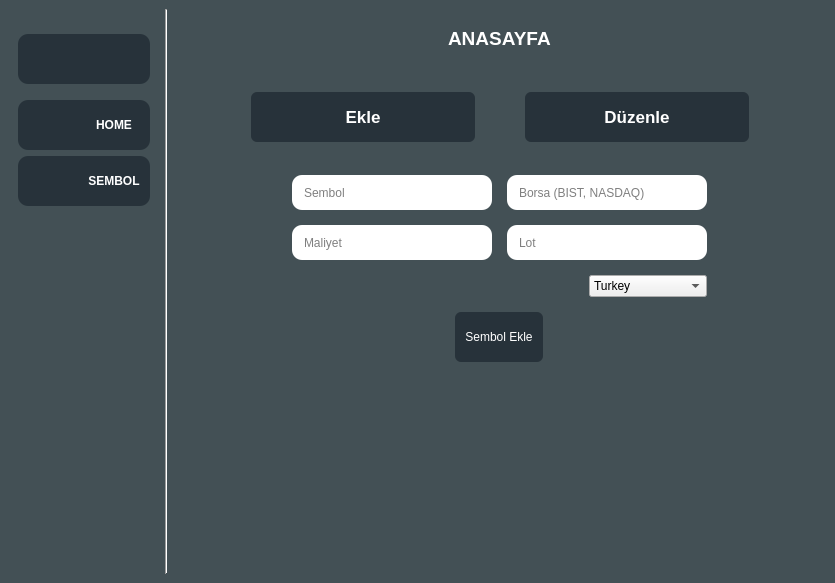
<?xml version="1.0" encoding="UTF-8"?>
<ui version="4.0">
 <class>MainWindow</class>
 <widget class="QMainWindow" name="MainWindow">
  <property name="geometry">
   <rect>
    <x>0</x>
    <y>0</y>
    <width>835</width>
    <height>583</height>
   </rect>
  </property>
  <property name="windowTitle">
   <string>MainWindow</string>
  </property>
  <widget class="QWidget" name="centralwidget">
   <property name="styleSheet">
    <string notr="true">#centralwidget{
	background-color: #435055;
}
QPushButton{
	border:none;
	color:#FFFFFF;
	border-radius:6px;
	max-height:40px;
	min-height:40px;
	background-color:  #27323A;
	padding-left:10px;
	padding-right:10px;
	padding-top:5px;
	padding-bottom:5px;
}
QPushButton:hover{
	background-color: rgb(92, 109, 121);
}
QPushButton:focus{
	background-color: #29A19C;
}
QLineEdit{
	border:none;
	border-radius:10px;
	padding-left:10px;
	padding-right:10px;
}
QLineEdit:focus{
	border: 2px solid #29A19C;
}</string>
   </property>
   <layout class="QHBoxLayout" name="horizontalLayout">
    <item alignment="Qt::AlignTop">
     <widget class="QWidget" name="menu" native="true">
      <property name="sizePolicy">
       <sizepolicy hsizetype="Preferred" vsizetype="Preferred">
        <horstretch>0</horstretch>
        <verstretch>0</verstretch>
       </sizepolicy>
      </property>
      <property name="styleSheet">
       <string notr="true">#menu_pushButton{
	border-top-left-radius:10px;
	border-bottom-left-radius:10px;
	border-top-right-radius:10px;
	border-bottom-right-radius:10px;
}
#menu_pushButton_home_s{
	border-top-left-radius:10px;
	border-bottom-left-radius:10px;
	border-top-right-radius:0px;
	border-bottom-right-radius:0px;
}
#menu_pushButton_home_l{
	border-top-left-radius:0px;
	border-bottom-left-radius:0px;
	border-top-right-radius:10px;
	border-bottom-right-radius:10px;
}
#menu_pushButton_add_symbol_s{
	border-top-left-radius:10px;
	border-bottom-left-radius:10px;
	border-top-right-radius:0px;
	border-bottom-right-radius:0px;
}
#menu_pushButton_add_symbol_l{
	border-top-left-radius:0px;
	border-bottom-left-radius:0px;
	border-top-right-radius:10px;
	border-bottom-right-radius:10px;
}</string>
      </property>
      <layout class="QVBoxLayout" name="verticalLayout_2">
       <property name="topMargin">
        <number>25</number>
       </property>
       <item>
        <widget class="QPushButton" name="menu_pushButton">
         <property name="minimumSize">
          <size>
           <width>60</width>
           <height>50</height>
          </size>
         </property>
         <property name="text">
          <string/>
         </property>
         <property name="icon">
          <iconset resource="../../rcc/images.qrc">
           <normaloff>:/images/templates/images/menu-navigation-grid-white.svg</normaloff>:/images/templates/images/menu-navigation-grid-white.svg</iconset>
         </property>
         <property name="iconSize">
          <size>
           <width>24</width>
           <height>24</height>
          </size>
         </property>
        </widget>
       </item>
       <item>
        <spacer name="verticalSpacer">
         <property name="orientation">
          <enum>Qt::Vertical</enum>
         </property>
         <property name="sizeHint" stdset="0">
          <size>
           <width>20</width>
           <height>10</height>
          </size>
         </property>
        </spacer>
       </item>
       <item>
        <layout class="QHBoxLayout" name="horizontalLayout_4">
         <property name="spacing">
          <number>0</number>
         </property>
         <item>
          <widget class="QPushButton" name="menu_pushButton_home_s">
           <property name="minimumSize">
            <size>
             <width>60</width>
             <height>50</height>
            </size>
           </property>
           <property name="maximumSize">
            <size>
             <width>60</width>
             <height>50</height>
            </size>
           </property>
           <property name="text">
            <string/>
           </property>
           <property name="icon">
            <iconset resource="../../rcc/images.qrc">
             <normaloff>:/images/templates/images/home-white.svg</normaloff>:/images/templates/images/home-white.svg</iconset>
           </property>
           <property name="iconSize">
            <size>
             <width>24</width>
             <height>24</height>
            </size>
           </property>
          </widget>
         </item>
         <item>
          <widget class="QPushButton" name="menu_pushButton_home_l">
           <property name="minimumSize">
            <size>
             <width>0</width>
             <height>50</height>
            </size>
           </property>
           <property name="font">
            <font>
             <weight>75</weight>
             <bold>true</bold>
            </font>
           </property>
           <property name="text">
            <string>HOME</string>
           </property>
          </widget>
         </item>
        </layout>
       </item>
       <item>
        <layout class="QHBoxLayout" name="horizontalLayout_5">
         <property name="spacing">
          <number>0</number>
         </property>
         <item>
          <widget class="QPushButton" name="menu_pushButton_add_symbol_s">
           <property name="minimumSize">
            <size>
             <width>60</width>
             <height>50</height>
            </size>
           </property>
           <property name="maximumSize">
            <size>
             <width>60</width>
             <height>50</height>
            </size>
           </property>
           <property name="text">
            <string/>
           </property>
           <property name="icon">
            <iconset resource="../../rcc/images.qrc">
             <normaloff>:/images/templates/images/alt-store-white.svg</normaloff>:/images/templates/images/alt-store-white.svg</iconset>
           </property>
           <property name="iconSize">
            <size>
             <width>24</width>
             <height>24</height>
            </size>
           </property>
          </widget>
         </item>
         <item>
          <widget class="QPushButton" name="menu_pushButton_add_symbol_l">
           <property name="minimumSize">
            <size>
             <width>0</width>
             <height>50</height>
            </size>
           </property>
           <property name="font">
            <font>
             <weight>75</weight>
             <bold>true</bold>
            </font>
           </property>
           <property name="text">
            <string>SEMBOL</string>
           </property>
          </widget>
         </item>
        </layout>
       </item>
      </layout>
     </widget>
    </item>
    <item>
     <widget class="Line" name="line_4">
      <property name="orientation">
       <enum>Qt::Vertical</enum>
      </property>
     </widget>
    </item>
    <item>
     <widget class="QWidget" name="main" native="true">
      <layout class="QVBoxLayout" name="verticalLayout">
       <item>
        <widget class="QWidget" name="main_topBar" native="true">
         <property name="sizePolicy">
          <sizepolicy hsizetype="Preferred" vsizetype="Fixed">
           <horstretch>0</horstretch>
           <verstretch>0</verstretch>
          </sizepolicy>
         </property>
         <property name="styleSheet">
          <string notr="true">#title{
	color: rgb(255, 255, 255);
}</string>
         </property>
         <layout class="QHBoxLayout" name="horizontalLayout_2">
          <item alignment="Qt::AlignHCenter">
           <widget class="QLabel" name="title">
            <property name="font">
             <font>
              <pointsize>14</pointsize>
              <weight>75</weight>
              <bold>true</bold>
             </font>
            </property>
            <property name="frameShape">
             <enum>QFrame::NoFrame</enum>
            </property>
            <property name="frameShadow">
             <enum>QFrame::Plain</enum>
            </property>
            <property name="text">
             <string>ANASAYFA</string>
            </property>
            <property name="openExternalLinks">
             <bool>false</bool>
            </property>
            <property name="buddy">
             <cstring></cstring>
            </property>
           </widget>
          </item>
         </layout>
        </widget>
       </item>
       <item>
        <widget class="QWidget" name="main_container" native="true">
         <property name="styleSheet">
          <string notr="true">#wallet_list{
	border:none;
	background-color: transparent;
}</string>
         </property>
         <layout class="QHBoxLayout" name="horizontalLayout_3">
          <item>
           <widget class="QStackedWidget" name="stackedWidget">
            <property name="currentIndex">
             <number>1</number>
            </property>
            <widget class="QWidget" name="page_wallet">
             <property name="styleSheet">
              <string notr="true"/>
             </property>
             <layout class="QVBoxLayout" name="verticalLayout_page_wallet">
              <item>
               <widget class="QWidget" name="symbol_row_section" native="true">
                <property name="sizePolicy">
                 <sizepolicy hsizetype="Preferred" vsizetype="Fixed">
                  <horstretch>0</horstretch>
                  <verstretch>0</verstretch>
                 </sizepolicy>
                </property>
                <layout class="QHBoxLayout" name="horizontalLayout_7">
                 <item>
                  <widget class="QLabel" name="label_5">
                   <property name="text">
                    <string>Sembol</string>
                   </property>
                  </widget>
                 </item>
                 <item>
                  <widget class="Line" name="line">
                   <property name="orientation">
                    <enum>Qt::Vertical</enum>
                   </property>
                  </widget>
                 </item>
                 <item>
                  <widget class="QComboBox" name="comboBox">
                   <item>
                    <property name="text">
                     <string>Tavan</string>
                    </property>
                   </item>
                   <item>
                    <property name="text">
                     <string>Yüksek</string>
                    </property>
                   </item>
                   <item>
                    <property name="text">
                     <string>Düşük</string>
                    </property>
                   </item>
                   <item>
                    <property name="text">
                     <string>Taban</string>
                    </property>
                   </item>
                   <item>
                    <property name="text">
                     <string>Kapanış</string>
                    </property>
                   </item>
                   <item>
                    <property name="text">
                     <string>Fark</string>
                    </property>
                   </item>
                   <item>
                    <property name="text">
                     <string>Kar</string>
                    </property>
                   </item>
                   <item>
                    <property name="text">
                     <string>Kar(%)</string>
                    </property>
                   </item>
                  </widget>
                 </item>
                 <item>
                  <widget class="Line" name="line_2">
                   <property name="orientation">
                    <enum>Qt::Vertical</enum>
                   </property>
                  </widget>
                 </item>
                 <item>
                  <widget class="QComboBox" name="comboBox_2">
                   <item>
                    <property name="text">
                     <string>Tavan</string>
                    </property>
                   </item>
                   <item>
                    <property name="text">
                     <string>Yüksek</string>
                    </property>
                   </item>
                   <item>
                    <property name="text">
                     <string>Düşük</string>
                    </property>
                   </item>
                   <item>
                    <property name="text">
                     <string>Taban</string>
                    </property>
                   </item>
                   <item>
                    <property name="text">
                     <string>Kapanış</string>
                    </property>
                   </item>
                   <item>
                    <property name="text">
                     <string>Fark</string>
                    </property>
                   </item>
                   <item>
                    <property name="text">
                     <string>Kar</string>
                    </property>
                   </item>
                   <item>
                    <property name="text">
                     <string>Kar(%)</string>
                    </property>
                   </item>
                  </widget>
                 </item>
                 <item>
                  <widget class="Line" name="line_3">
                   <property name="orientation">
                    <enum>Qt::Vertical</enum>
                   </property>
                  </widget>
                 </item>
                 <item>
                  <widget class="QComboBox" name="comboBox_3">
                   <item>
                    <property name="text">
                     <string>Tavan</string>
                    </property>
                   </item>
                   <item>
                    <property name="text">
                     <string>Yüksek</string>
                    </property>
                   </item>
                   <item>
                    <property name="text">
                     <string>Düşük</string>
                    </property>
                   </item>
                   <item>
                    <property name="text">
                     <string>Taban</string>
                    </property>
                   </item>
                   <item>
                    <property name="text">
                     <string>Kapanış</string>
                    </property>
                   </item>
                   <item>
                    <property name="text">
                     <string>Fark</string>
                    </property>
                   </item>
                   <item>
                    <property name="text">
                     <string>Kar</string>
                    </property>
                   </item>
                   <item>
                    <property name="text">
                     <string>Kar(%)</string>
                    </property>
                   </item>
                  </widget>
                 </item>
                </layout>
               </widget>
              </item>
              <item>
               <widget class="QListWidget" name="wallet_list"/>
              </item>
             </layout>
            </widget>
            <widget class="QWidget" name="page_add_symbol">
             <layout class="QVBoxLayout" name="verticalLayout_5">
              <item>
               <widget class="QWidget" name="widget_2" native="true">
                <layout class="QGridLayout" name="gridLayout">
                 <property name="leftMargin">
                  <number>50</number>
                 </property>
                 <property name="rightMargin">
                  <number>50</number>
                 </property>
                 <property name="horizontalSpacing">
                  <number>50</number>
                 </property>
                 <item row="0" column="0">
                  <widget class="QPushButton" name="pushButton_add_symbol_in">
                   <property name="font">
                    <font>
                     <pointsize>13</pointsize>
                     <weight>75</weight>
                     <bold>true</bold>
                    </font>
                   </property>
                   <property name="styleSheet">
                    <string notr="true"/>
                   </property>
                   <property name="text">
                    <string>Ekle</string>
                   </property>
                   <property name="icon">
                    <iconset resource="../../rcc/images.qrc">
                     <normaloff>:/images/templates/images/add-file-white.svg</normaloff>:/images/templates/images/add-file-white.svg</iconset>
                   </property>
                   <property name="iconSize">
                    <size>
                     <width>24</width>
                     <height>24</height>
                    </size>
                   </property>
                  </widget>
                 </item>
                 <item row="0" column="1">
                  <widget class="QPushButton" name="pushButton_edit_symbol_in">
                   <property name="font">
                    <font>
                     <pointsize>13</pointsize>
                     <weight>75</weight>
                     <bold>true</bold>
                    </font>
                   </property>
                   <property name="text">
                    <string>Düzenle</string>
                   </property>
                   <property name="icon">
                    <iconset resource="../../rcc/images.qrc">
                     <normaloff>:/images/templates/images/edit-clipboard-white.svg</normaloff>:/images/templates/images/edit-clipboard-white.svg</iconset>
                   </property>
                   <property name="iconSize">
                    <size>
                     <width>24</width>
                     <height>24</height>
                    </size>
                   </property>
                  </widget>
                 </item>
                </layout>
               </widget>
              </item>
              <item>
               <widget class="QStackedWidget" name="stackedWidget_symbol">
                <widget class="QWidget" name="page">
                 <layout class="QVBoxLayout" name="verticalLayout_4">
                  <item alignment="Qt::AlignTop">
                   <widget class="QWidget" name="widget" native="true">
                    <layout class="QHBoxLayout" name="horizontalLayout_9">
                     <item>
                      <layout class="QVBoxLayout" name="verticalLayout_3">
                       <property name="spacing">
                        <number>15</number>
                       </property>
                       <item>
                        <layout class="QHBoxLayout" name="horizontalLayout_8">
                         <item>
                          <widget class="QLineEdit" name="lineEdit_symbol_name">
                           <property name="minimumSize">
                            <size>
                             <width>200</width>
                             <height>35</height>
                            </size>
                           </property>
                           <property name="maximumSize">
                            <size>
                             <width>200</width>
                             <height>35</height>
                            </size>
                           </property>
                           <property name="placeholderText">
                            <string>Sembol</string>
                           </property>
                          </widget>
                         </item>
                         <item>
                          <widget class="QLineEdit" name="lineEdit_symbol_exchange">
                           <property name="minimumSize">
                            <size>
                             <width>200</width>
                             <height>35</height>
                            </size>
                           </property>
                           <property name="maximumSize">
                            <size>
                             <width>200</width>
                             <height>35</height>
                            </size>
                           </property>
                           <property name="placeholderText">
                            <string>Borsa (BIST, NASDAQ)</string>
                           </property>
                          </widget>
                         </item>
                        </layout>
                       </item>
                       <item>
                        <layout class="QHBoxLayout" name="horizontalLayout_10">
                         <item>
                          <widget class="QLineEdit" name="lineEdit_symbol_cost">
                           <property name="minimumSize">
                            <size>
                             <width>200</width>
                             <height>35</height>
                            </size>
                           </property>
                           <property name="maximumSize">
                            <size>
                             <width>200</width>
                             <height>35</height>
                            </size>
                           </property>
                           <property name="placeholderText">
                            <string>Maliyet</string>
                           </property>
                          </widget>
                         </item>
                         <item>
                          <widget class="QLineEdit" name="lineEdit_symbol_lot">
                           <property name="minimumSize">
                            <size>
                             <width>200</width>
                             <height>35</height>
                            </size>
                           </property>
                           <property name="maximumSize">
                            <size>
                             <width>200</width>
                             <height>35</height>
                            </size>
                           </property>
                           <property name="placeholderText">
                            <string>Lot</string>
                           </property>
                          </widget>
                         </item>
                        </layout>
                       </item>
                       <item alignment="Qt::AlignRight">
                        <widget class="QComboBox" name="comboBox_symbol_screener">
                         <item>
                          <property name="text">
                           <string>Turkey</string>
                          </property>
                         </item>
                         <item>
                          <property name="text">
                           <string>Amerika</string>
                          </property>
                         </item>
                         <item>
                          <property name="text">
                           <string>Australia</string>
                          </property>
                         </item>
                         <item>
                          <property name="text">
                           <string>Brazil</string>
                          </property>
                         </item>
                         <item>
                          <property name="text">
                           <string>CFD</string>
                          </property>
                         </item>
                         <item>
                          <property name="text">
                           <string>Canada</string>
                          </property>
                         </item>
                         <item>
                          <property name="text">
                           <string>Cryptocurrency</string>
                          </property>
                         </item>
                         <item>
                          <property name="text">
                           <string>Euronext</string>
                          </property>
                         </item>
                         <item>
                          <property name="text">
                           <string>Forex</string>
                          </property>
                         </item>
                         <item>
                          <property name="text">
                           <string>France</string>
                          </property>
                         </item>
                         <item>
                          <property name="text">
                           <string>Germany</string>
                          </property>
                         </item>
                         <item>
                          <property name="text">
                           <string>Hong Kong</string>
                          </property>
                         </item>
                         <item>
                          <property name="text">
                           <string>India</string>
                          </property>
                         </item>
                         <item>
                          <property name="text">
                           <string>Indonesia</string>
                          </property>
                         </item>
                         <item>
                          <property name="text">
                           <string>Italy</string>
                          </property>
                         </item>
                         <item>
                          <property name="text">
                           <string>Malaysia</string>
                          </property>
                         </item>
                         <item>
                          <property name="text">
                           <string>Philippines</string>
                          </property>
                         </item>
                         <item>
                          <property name="text">
                           <string>Russia</string>
                          </property>
                         </item>
                         <item>
                          <property name="text">
                           <string>Saudi Arabia</string>
                          </property>
                         </item>
                         <item>
                          <property name="text">
                           <string>South Africa</string>
                          </property>
                         </item>
                         <item>
                          <property name="text">
                           <string>South Korea</string>
                          </property>
                         </item>
                         <item>
                          <property name="text">
                           <string>Spain</string>
                          </property>
                         </item>
                         <item>
                          <property name="text">
                           <string>Sweden</string>
                          </property>
                         </item>
                         <item>
                          <property name="text">
                           <string>Taiwan</string>
                          </property>
                         </item>
                         <item>
                          <property name="text">
                           <string>Thailand</string>
                          </property>
                         </item>
                         <item>
                          <property name="text">
                           <string>United Kingdom</string>
                          </property>
                         </item>
                         <item>
                          <property name="text">
                           <string>Vietnam</string>
                          </property>
                         </item>
                        </widget>
                       </item>
                       <item alignment="Qt::AlignHCenter">
                        <widget class="QPushButton" name="pushButton_add_symbol">
                         <property name="minimumSize">
                          <size>
                           <width>0</width>
                           <height>50</height>
                          </size>
                         </property>
                         <property name="text">
                          <string>Sembol Ekle</string>
                         </property>
                        </widget>
                       </item>
                      </layout>
                     </item>
                    </layout>
                   </widget>
                  </item>
                 </layout>
                </widget>
                <widget class="QWidget" name="page_2"/>
               </widget>
              </item>
             </layout>
            </widget>
           </widget>
          </item>
         </layout>
        </widget>
       </item>
      </layout>
     </widget>
    </item>
   </layout>
  </widget>
 </widget>
 <resources>
  <include location="../../rcc/images.qrc"/>
 </resources>
 <connections/>
</ui>
